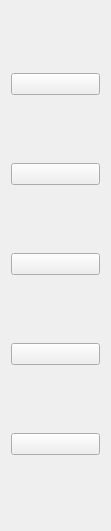
   <widget class="QWidget" name="gridLayoutWidget">
    <property name="geometry">
     <rect>
      <x>10</x>
      <y>10</y>
      <width>111</width>
      <height>531</height>
     </rect>
    </property>
    <layout class="QGridLayout" name="gridLayout">
     <item row="0" column="1">
      <widget class="QPushButton" name="listButton">
       <property name="styleSheet">
        <string notr="true"/>
       </property>
       <property name="text">
        <string/>
       </property>
       <property name="icon">
        <iconset resource="res.qrc">
         <normaloff>:/newPrefix/icons/icons8-library-64.png</normaloff>:/newPrefix/icons/icons8-library-64.png</iconset>
       </property>
       <property name="iconSize">
        <size>
         <width>64</width>
         <height>64</height>
        </size>
       </property>
      </widget>
     </item>
     <item row="3" column="1">
      <widget class="QPushButton" name="addpageButton">
       <property name="text">
        <string/>
       </property>
       <property name="icon">
        <iconset resource="res.qrc">
         <normaloff>:/newPrefix/icons/icons8-add-64.png</normaloff>:/newPrefix/icons/icons8-add-64.png</iconset>
       </property>
       <property name="iconSize">
        <size>
         <width>64</width>
         <height>64</height>
        </size>
       </property>
      </widget>
     </item>
     <item row="2" column="1">
      <widget class="QPushButton" name="histButton">
       <property name="styleSheet">
        <string notr="true"/>
       </property>
       <property name="text">
        <string/>
       </property>
       <property name="icon">
        <iconset resource="res.qrc">
         <normaloff>:/newPrefix/icons/icons8-order-history-64.png</normaloff>:/newPrefix/icons/icons8-order-history-64.png</iconset>
       </property>
       <property name="iconSize">
        <size>
         <width>64</width>
         <height>64</height>
        </size>
       </property>
      </widget>
     </item>
     <item row="4" column="1">
      <widget class="QPushButton" name="editpageButton">
       <property name="styleSheet">
        <string notr="true"/>
       </property>
       <property name="text">
        <string/>
       </property>
       <property name="icon">
        <iconset resource="res.qrc">
         <normaloff>:/newPrefix/icons/icons8-edit-64.png</normaloff>:/newPrefix/icons/icons8-edit-64.png</iconset>
       </property>
       <property name="iconSize">
        <size>
         <width>64</width>
         <height>64</height>
        </size>
       </property>
      </widget>
     </item>
     <item row="1" column="1">
      <widget class="QPushButton" name="sellButton">
       <property name="styleSheet">
        <string notr="true"/>
       </property>
       <property name="text">
        <string/>
       </property>
       <property name="icon">
        <iconset resource="res.qrc">
         <normaloff>:/newPrefix/icons/icons8-sell-60.png</normaloff>:/newPrefix/icons/icons8-sell-60.png</iconset>
       </property>
       <property name="iconSize">
        <size>
         <width>64</width>
         <height>64</height>
        </size>
       </property>
      </widget>
     </item>
    </layout>
   </widget>
